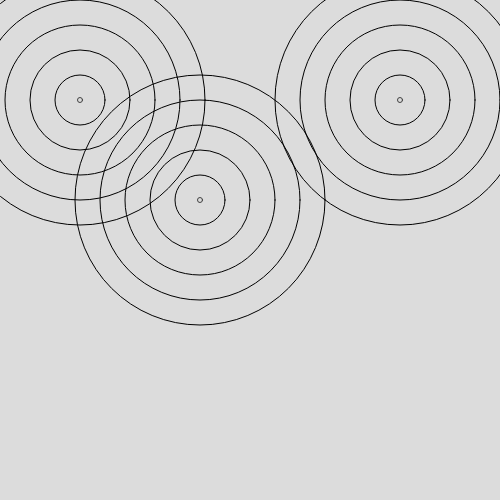
Frame 1 (no input)
Frame 60 (no input): identical to frame 1, image omitted
Frame 120 (the mouse pressed at the canvas centre since frame 60): identical to frame 1, image omitted

The p5.js sketch that drew this single still picture (run headless with seeded random() and noise() and a simulated clock; from frame 60 on, the mouse is pressed at the canvas centre):

// p5.js sketch
// ── sketch.js
var ps = []; //점파원
var __wid = 500;
var __hei = 500;
var searcher;
var __N = 5;

var results = [];
var colors = [];

function setup() {
  noFill();
  createCanvas(__wid, __hei)
  ps.push(new P(200, 200, 50));
  ps.push(new P(80, 100, 50));
  ps.push(new P(400, 100, 50));
  
  searcher = new Searcher();
  searcher.setting(ps[0], ps[1])
}

function draw() {
	background(220);
  for (let i = 0; i < ps.length; i++) {
    ps[i].showP(color(65));
    ps[i].showCir(__N);
  }
	
	
  if(expressionMode) {
    for (let i = 0; i < results.length; i++) {
			tempDraw(i);
		}
	}
}

function P(x, y, lambda) {
  this.x = x;
  this.y = y;
  this.lambda = lambda; //1파장

  this.showP = function(c) {
    push();
    stroke(c);
    circle(this.x, this.y, 5);
    pop();
  }
  this.showCir = function(n) {
    for (let i = 1; i <= n; i++) {
			stroke(0);
      circle(this.x, this.y, this.lambda * i);
    }
  } 
}


function tempDraw(N) {
	stroke(colors[N]);
	for (let i2 = 0; i2 < results[N].length; i2++) {
		let px = results[N][i2]['x'];
		let py = results[N][i2]['y'];
		point(px, py);
	}
	//console.error("N : ", N);
}
// ── addon1.js
var __search_check = 0;
var expressionMode = false;
var __range = 1;

function keyTyped() {
  if (key == 'c') {
		searcher.setting(ps[0], ps[1]);
		tempC();
  }
	if (key == 'f') {
		searcher.setting(ps[1], ps[2]);
		tempC();
  }
	if (key == 'g') {
		searcher.setting(ps[0], ps[2]);
		tempC();
  }
	/*
	if (key == 'a') {
		searcher.setting(ps[1], ps[2]);
		tempC();
		searcher.setting(ps[2], ps[0]);
		tempC();
  }
	*/
  if (key == 'd') {
    expressionMode = !expressionMode;
    console.log(expressionMode);
  }
}

function Searcher() {
  this.memory = [];
  this.r = 1;
	this.p1 = null;
	this.p2 = null;

	this.setting = function(p1, p2) {
		this.p1 = p1;
		this.p2 = p2;
	}

  this.searching = function(n) {
		this.memory = [];
    let index = 0;
		this.lambda = this.p1.lambda;
		let d4 = this.lambda / 2
		console.error("d4 : ", d4);
    for (let i = 0; i < __wid; i++) {
      for (let j = 0; j < __hei; j++) {
        this.x = i;
        this.y = j;
		let d1 = dist(this.x, this.y, this.p1.x, this.p1.y)
		let d2 = dist(this.x, this.y, this.p2.x, this.p2.y)
		let d3 = abs(d1 - d2);
        //원 반경안에 있는 spot 수 세기. -> 두 ps까지 거리가 n파장 차이나는지 확인하기
		for(let k = 1; k <= n; k++) {
			 if (d4 * k - __range <= d3 && d3 <= d4 * k + __range) {
				//console.log("x : " + this.x + " y : " + this.y + " finding");
				//this.memory[index++] = new Circle(this.x, this.y, this.r, count);
				this.memory[index++] = {'x':this.x, 'y':this.y, 'k':k};
			}
		  }
	  }
    }
		console.log("Searching DONE!");
		console.log(index + "개 찾았습니다.");
		return this.memory;
  }
}

function tempC() {
	console.error(results[__search_check] = searcher.searching(__N) );
	colors[__search_check] = color(130 * __search_check, 0, 0);
	__search_check++;
}
